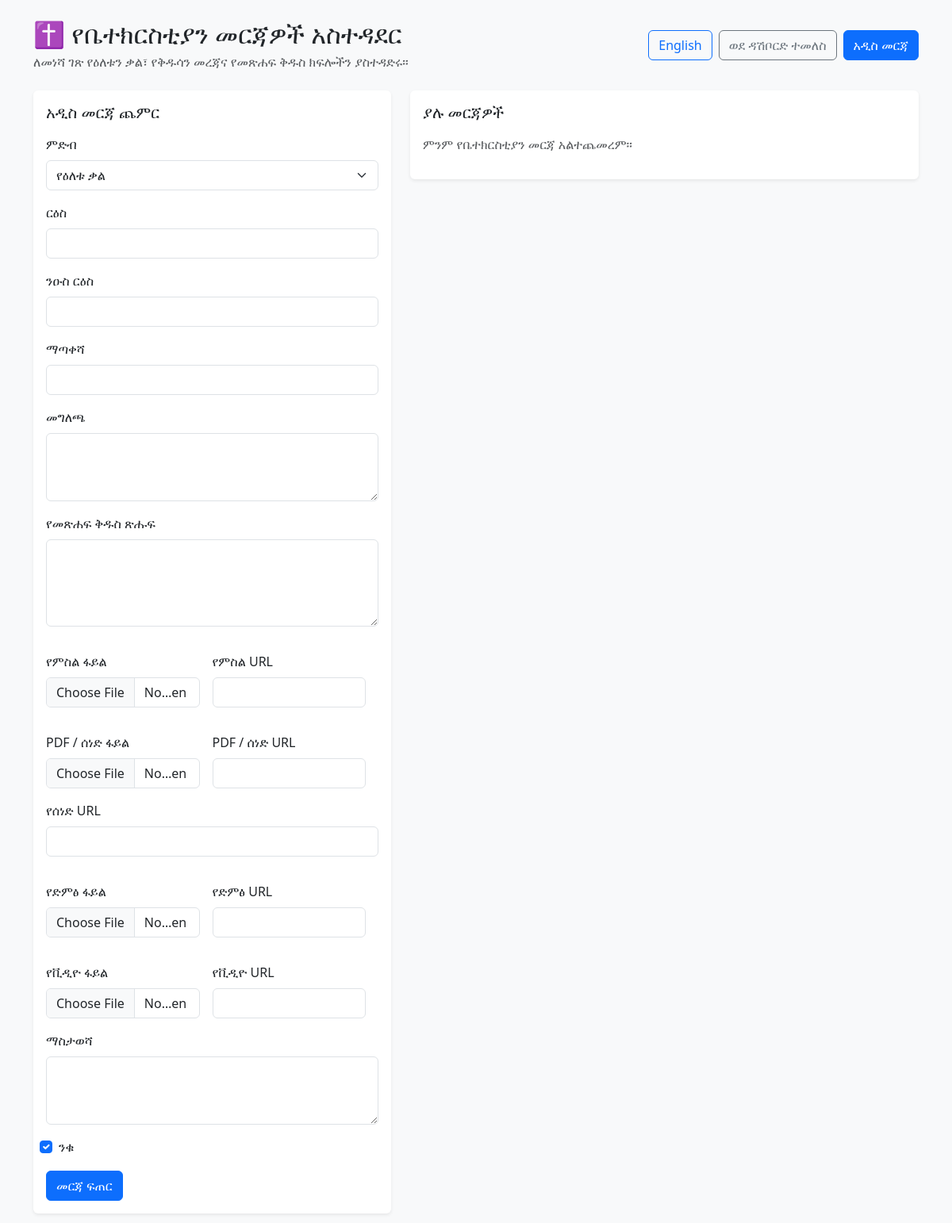
The page /admin_church_resources.php (signed in) on the database as committed earlier.
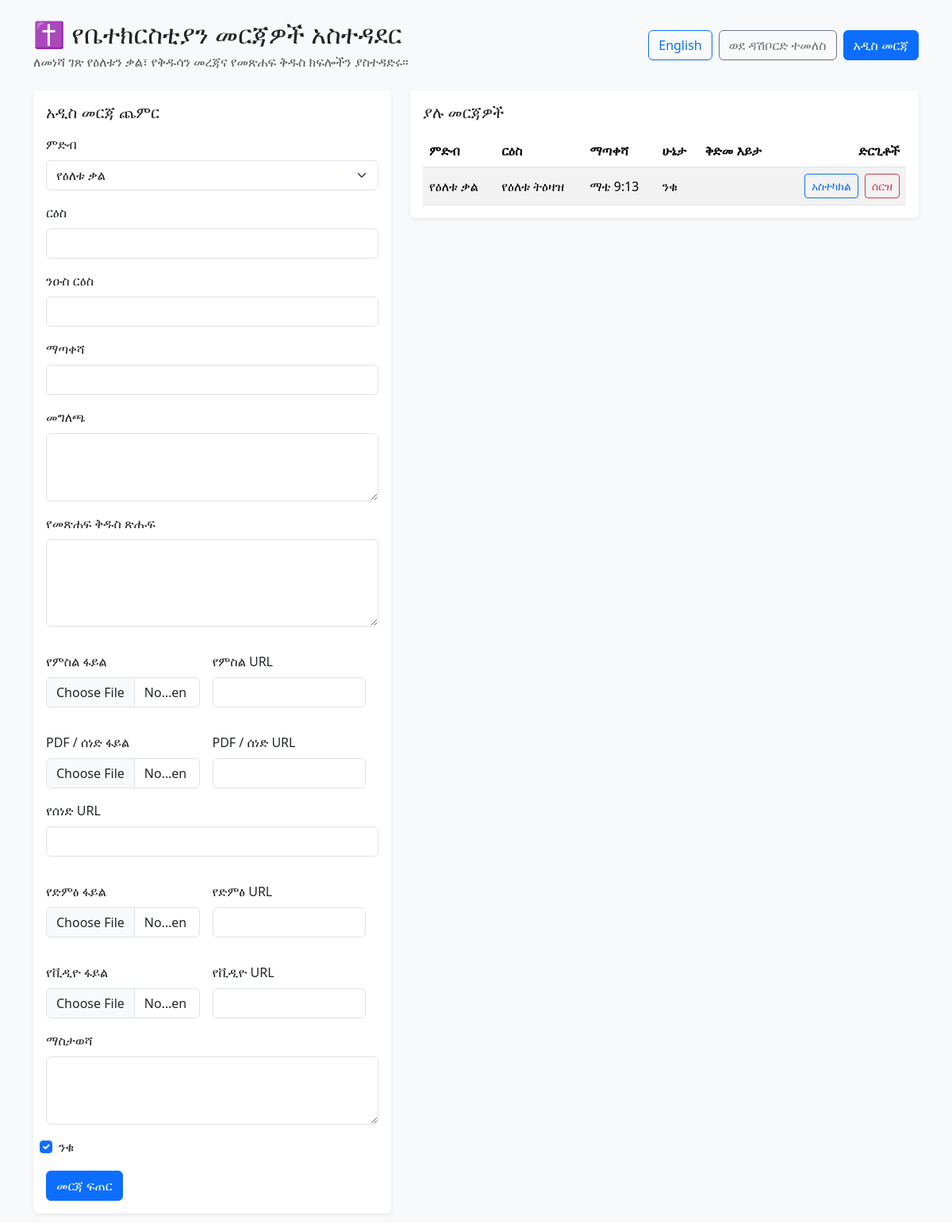
The same page on the database as committed later.
### tables this page shows
CREATE TABLE `church_resources` (
  `id` int(11) NOT NULL AUTO_INCREMENT,
  `category` varchar(30) NOT NULL DEFAULT 'daily_verse',
  `title` varchar(255) NOT NULL,
  `subtitle` varchar(255) DEFAULT NULL,
  `description` text DEFAULT NULL,
  `reference` varchar(255) DEFAULT NULL,
  `scripture_text` longtext DEFAULT NULL,
  `media_image` varchar(255) DEFAULT NULL,
  `pdf_url` varchar(255) DEFAULT NULL,
  `audio_url` varchar(255) DEFAULT NULL,
  `notes` longtext DEFAULT NULL,
  `is_active` tinyint(1) NOT NULL DEFAULT 1,
  `created_at` datetime DEFAULT current_timestamp(),
  `updated_at` datetime DEFAULT current_timestamp() ON UPDATE current_timestamp(),
  `document_url` varchar(255) DEFAULT NULL,
  `video_url` varchar(255) DEFAULT NULL,
  PRIMARY KEY (`id`),
  KEY `idx_category` (`category`),
  KEY `idx_active` (`is_active`)
);

### admin_management_i18n.php (called while the page is built, shortened)
<?php
$adminManagementLanguage = $_GET['lang'] ?? $_SESSION['admin_lang'] ?? 'am';
function adminManagementText(string $key): string
{
    global $adminManagementLanguage;
    return $translations[$key][$adminManagementLanguage] ?? $translations[$key]['en'] ?? $key;
}

### admin_church_resources.php (the view, shortened to what the changed rows need)
<?php
require_once __DIR__ . '/db.php';
require_once __DIR__ . '/admin_management_i18n.php';
function e($value): string
{
    return htmlspecialchars((string) $value, ENT_QUOTES, 'UTF-8');
}
$stmt = $pdo->query('SELECT * FROM church_resources ORDER BY category ASC, created_at DESC');
$resources = $stmt->fetchAll();
$categories = [
    'daily_verse' => 'resource_cat_daily_verse',
    'saint' => 'resource_cat_saint',
    'bible_passage' => 'resource_cat_bible_passage',
];
?>
<!DOCTYPE html>
<html lang="<?php echo e($adminManagementLanguage); ?>">
<head>
    <link href="https://cdn.jsdelivr.net/npm/bootstrap@5.3.1/dist/css/bootstrap.min.css" rel="stylesheet">
</head>
<body class="bg-light">
<div class="container py-4">
    <div class="d-flex justify-content-between align-items-center mb-4 flex-wrap gap-3">
        <div>
            <h2 class="mb-1">✝️ <?php echo e(adminManagementText('church_resources_title')); ?></h2>
        </div>
    </div>
    <div class="row gy-4">
        <div class="col-lg-7">
            <div class="card shadow-sm border-0">
                <div class="card-body">
                    <h5 class="card-title mb-3"><?php echo e(adminManagementText('resource_existing')); ?></h5>
                    <?php if (empty($resources)): ?>
                        <p class="text-muted"><?php echo e(adminManagementText('resource_none')); ?></p>
                    <?php else: ?>
                        <div class="table-responsive">
                            <table class="table table-striped align-middle mb-0">
                                <thead>
                                    <tr>
                                        <th scope="col"><?php echo e(adminManagementText('resource_category')); ?></th>
                                        <th scope="col"><?php echo e(adminManagementText('resource_title')); ?></th>
                                        <th scope="col"><?php echo e(adminManagementText('resource_reference')); ?></th>
                                        <th scope="col"><?php echo e(adminManagementText('resource_status')); ?></th>
                                        <th scope="col"><?php echo e(adminManagementText('resource_preview')); ?></th>
                                        <th scope="col" class="text-end"><?php echo e(adminManagementText('resource_actions')); ?></th>
                                    </tr>
                                </thead>
                                <tbody>
                                    <?php foreach ($resources as $resource): ?>
                                        <tr>
                                            <td><?php echo e(isset($categories[$resource['category']]) ? adminManagementText($categories[$resource['category']]) : $resource['category']); ?></td>
                                            <td><?php echo e($resource['title']); ?></td>
                                            <td><?php echo e($resource['reference']); ?></td>
                                            <td><?php echo e(adminManagementText($resource['is_active'] ? 'resource_active' : 'resource_inactive')); ?></td>
                                            <td>
                                            </td>
                                            <td class="text-end">
                                                <a href="admin_church_resources.php?edit=<?php echo (int) $resource['id']; ?>" class="btn btn-sm btn-outline-primary"><?php echo e(adminManagementText('resource_edit_action')); ?></a>
                                                <form action="admin_church_resources.php" method="post" class="d-inline-block ms-1" onsubmit="return confirm(<?php echo htmlspecialchars(json_encode(adminManagementText('resource_delete_confirm')), ENT_QUOTES, 'UTF-8'); ?>);">
                                                    <button type="submit" class="btn btn-sm btn-outline-danger"><?php echo e(adminManagementText('resource_delete')); ?></button>
                                                </form>
                                            </td>
                                        </tr>
                                    <?php endforeach; ?>
                                </tbody>
                            </table>
                        </div>
                    <?php endif; ?>
                </div>
            </div>
        </div>
    </div>
</div>
</body>
</html>

Rows that differ between the two databases and show on the page:
added church_resources: category "የዕለቱ ቃል", title "የዕለቱ ትዕዛዝ", reference "ማቴ 9:13", is_active "ንቁ"
Other text that changed with them:
adminManagementText('resource_category'): (not shown) → "ምድብ"
adminManagementText('resource_title'): (not shown) → "ርዕስ"
adminManagementText('resource_reference'): (not shown) → "ማጣቀሻ"
adminManagementText('resource_status'): (not shown) → "ሁኔታ"
adminManagementText('resource_preview'): (not shown) → "ቅድመ እይታ"
adminManagementText('resource_actions'): (not shown) → "ድርጊቶች"
adminManagementText('resource_none'): "ምንም የቤተክርስቲያን መርጃ አልተጨመረም።" → (not shown)
